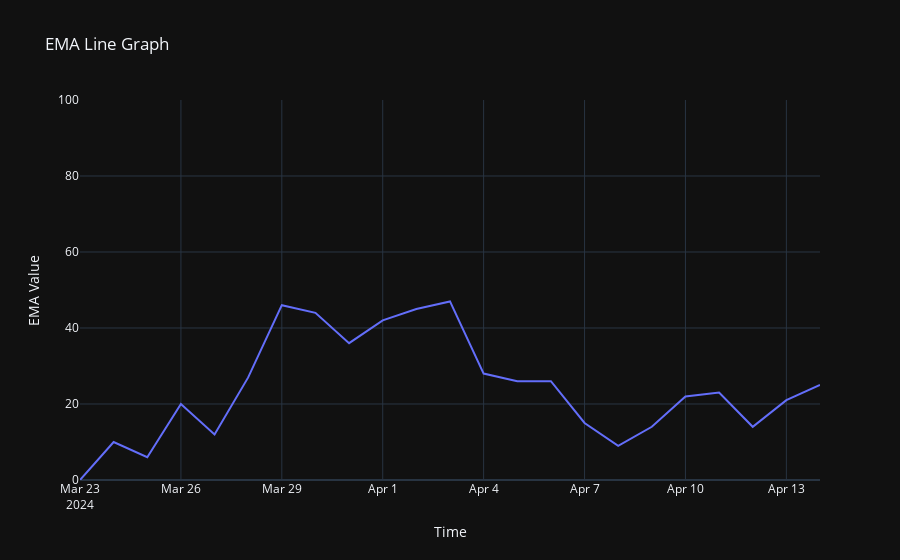

Notebook code for this chart:
### Code cell
layout = go.Layout(
    title='EMA Line Graph',
    xaxis=dict(title='Time'),
    yaxis=dict(title='EMA Value', range=[0, 100])
)

# Create figure
fig = go.Figure(data=[trace], layout=layout)

# Show figure
fig.show()

### Figure 1 — Plotly figure (JSON) as saved in the notebook; plotly's stock layout.template omitted (floating-point values rounded to 4 significant figures)
{"data": [{"mode": "lines", "name": "Business - EMA 4 days", "x": ["2024-03-23", "2024-03-24", "2024-03-25", "2024-03-26", "2024-03-27", "2024-03-28", "2024-03-29", "2024-03-30", "2024-03-31", "2024-04-01", "2024-04-02", "2024-04-03", "2024-04-04", "2024-04-05", "2024-04-06", "2024-04-07", "2024-04-08", "2024-04-09", "2024-04-10", "2024-04-11", "2024-04-12", "2024-04-13", "2024-04-14"], "y": [0, 10, 6, 20, 12, 27, 46, 44, 36, 42, 45, 47, 28, 26, 26, 15, 9, 14, 22, 23, 14, 21, 25], "type": "scatter"}], "layout": {"title": {"text": "EMA Line Graph"}, "xaxis": {"title": {"text": "Time"}}, "yaxis": {"range": [0, 100], "title": {"text": "EMA Value"}}}}
